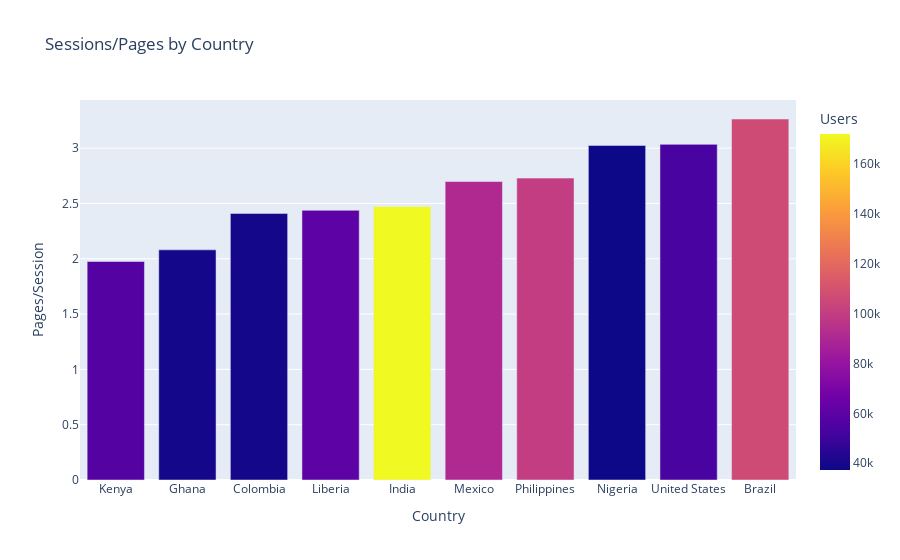

Notebook code for this chart:
### Markdown cell above
For this particular insight, I was able to create a bar graph that displays the number of sessions/pages rate for the various countries that the users access the site from.

I deduced from my research that **Brazil had the highest pages/session rate**, while **Kenya had the least pages/session rate.**

### Code cell
gadr_geography = gadr_geography.sort_values(by='Pages/Session')

# Create a bar chart
fig = px.bar(gadr_geography, x="Country", y="Pages/Session", color="Users", title="Sessions/Pages by Country",)

# Show the chart
fig.show()

### Figure 1 — Plotly figure (JSON) as saved in the notebook; plotly's stock layout.template omitted (floating-point values rounded to 4 significant figures)
{"data": [{"alignmentgroup": "True", "hovertemplate": "Country=%{x}<br>Pages/Session=%{y}<br>Users=%{marker.color}<extra></extra>", "legendgroup": "", "marker": {"color": [57182, 39207, 39142, 60141, 172126, 90855, 99889, 37293, 53235, 106594], "coloraxis": "coloraxis", "pattern": {"shape": ""}}, "name": "", "offsetgroup": "", "orientation": "v", "showlegend": false, "textposition": "auto", "type": "bar", "x": ["Kenya", "Ghana", "Colombia", "Liberia", "India", "Mexico", "Philippines", "Nigeria", "United States", "Brazil"], "xaxis": "x", "y": [1.975, 2.081, 2.41, 2.438, 2.473, 2.698, 2.729, 3.025, 3.034, 3.263], "yaxis": "y"}], "layout": {"barmode": "relative", "coloraxis": {"colorbar": {"title": {"text": "Users"}}, "colorscale": [[0, "#0d0887"], [0.1111, "#46039f"], [0.2222, "#7201a8"], [0.3333, "#9c179e"], [0.4444, "#bd3786"], [0.5556, "#d8576b"], [0.6667, "#ed7953"], [0.7778, "#fb9f3a"], [0.8889, "#fdca26"], [1, "#f0f921"]]}, "legend": {"tracegroupgap": 0}, "title": {"text": "Sessions/Pages by Country"}, "xaxis": {"anchor": "y", "domain": [0, 1], "title": {"text": "Country"}}, "yaxis": {"anchor": "x", "domain": [0, 1], "title": {"text": "Pages/Session"}}}}
